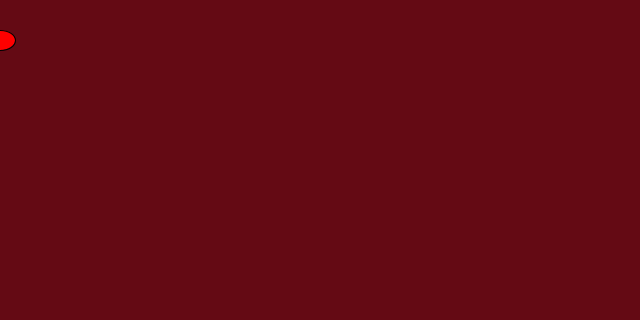
Frame 1 (no input)
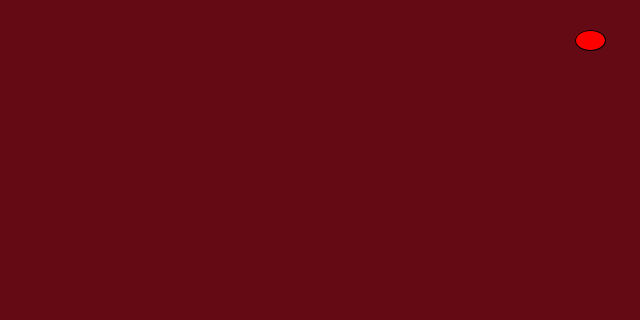
Frame 60 (the mouse pressed at the canvas centre just before this capture)
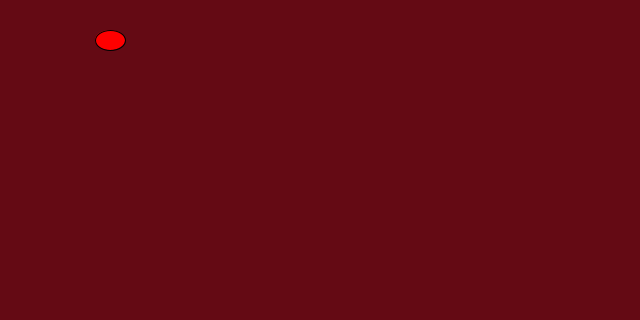
Frame 120 (the mouse held since frame 60 and released just before this capture)

The Processing sketch that drew these frames (run headless with seeded random() and noise(); from frame 60 on, the mouse is pressed at the canvas centre):

// Processing sketch: bouncingball
// ── bouncingball.pde
float circleX=0 ,inc=10;
void setup(){
  size(640,320);
}
void draw(){
  background(100,10,20);
  fill(255,0,0);
  ellipse(circleX,40,30,20);
  circleX+=inc;
  if(circleX>width||circleX==0){
  inc=-1*inc;
  }
  
}
